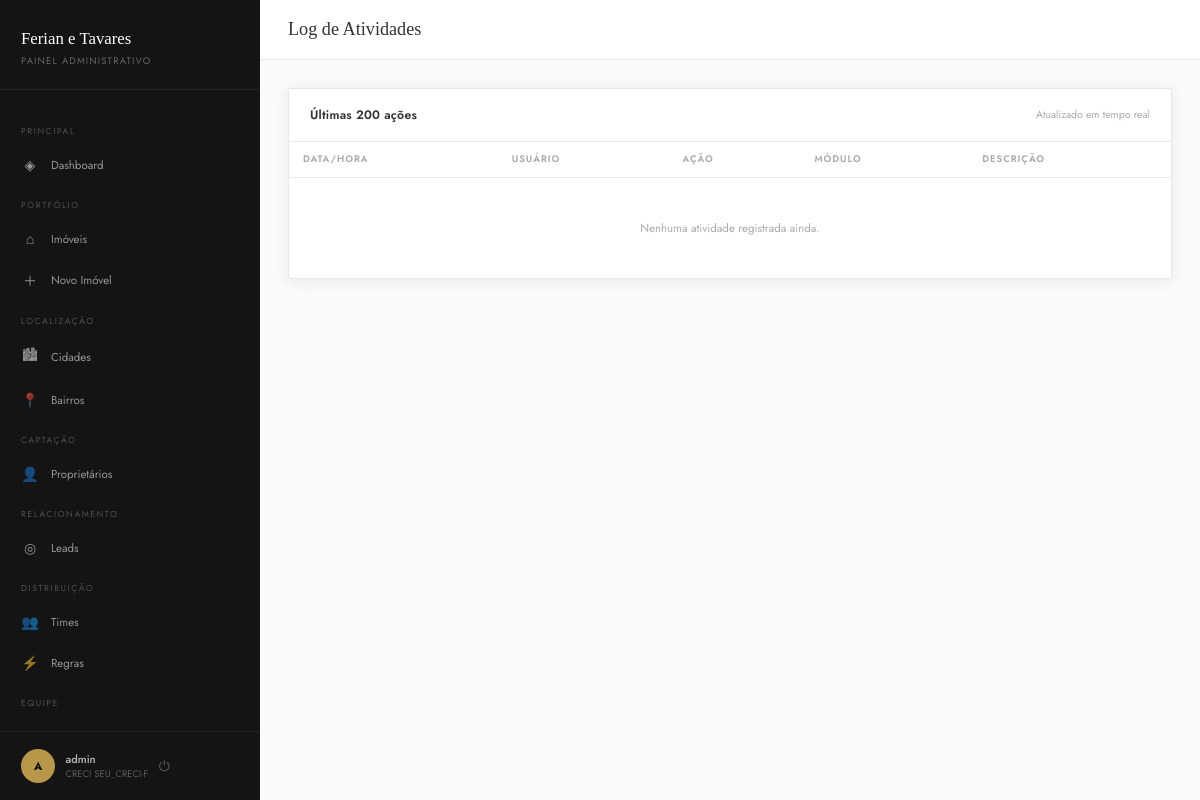
/painel/atividades/ (signed in), run on an earlier commit of the app's database.
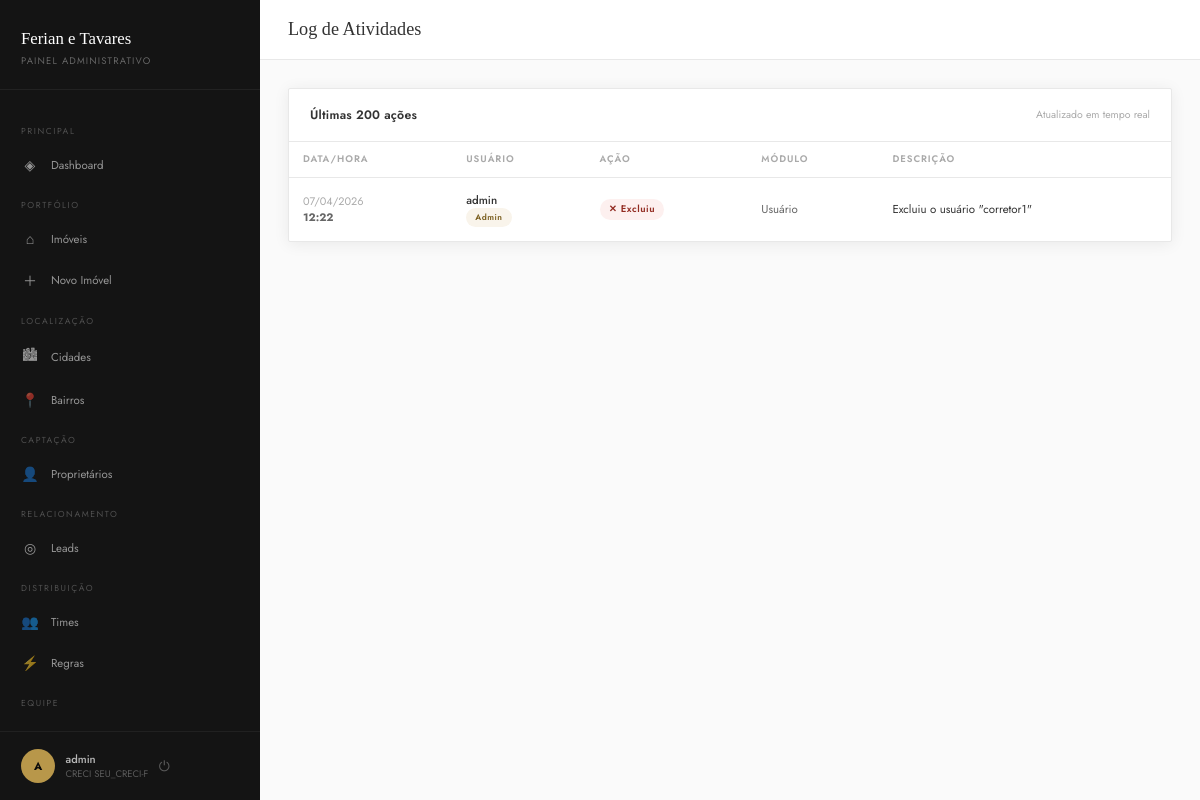
And on a later commit of the database.
### core/models.py (models this page shows, shortened)
class LogAtividade(models.Model):
    ACAO_CHOICES = [
        ('criar', 'Criou'),
        ('editar', 'Editou'),
        ('excluir', 'Excluiu'),
        ('foto', 'Adicionou fotos'),
        ('status', 'Alterou status'),
        ('login', 'Fez login'),
    ]
    usuario = models.ForeignKey(User, on_delete=models.SET_NULL,
                                null=True, related_name='logs')
    acao = models.CharField(max_length=20, choices=ACAO_CHOICES)
    modelo = models.CharField(max_length=50)  # ex: 'Imóvel', 'Lead', 'Proprietário'
    objeto_id = models.PositiveIntegerField(null=True, blank=True)
    descricao = models.CharField(max_length=255)
    criado_em = models.DateTimeField(auto_now_add=True)
    class Meta:
        verbose_name = 'Log de Atividade'
        verbose_name_plural = 'Logs de Atividade'
        ordering = ['-criado_em']

### core/admin_views.py (the view)
# urls.py: path('atividades/', admin_views.log_list, name='log_list'),
@admin_required
def log_list(request):
    logs = LogAtividade.objects.select_related('usuario').order_by('-criado_em')[:200]
    return render(request, 'painel/log_list.html', {'logs': logs})

### core/context_processors.py (called while the page is built)
def site_settings(request):
    return {
        'WHATSAPP_NUMBER': getattr(settings, 'WHATSAPP_NUMBER', '5511947532081'),
        'BROKER_NAME': getattr(settings, 'BROKER_NAME', 'Luiz Tavares'),
        'BROKER_CRECI': getattr(settings, 'BROKER_CRECI', '226905-F'),
        'DISTRIBUICAO_ATIVA': getattr(settings, 'DISTRIBUICAO_LEADS_ATIVA', False),
    }

### templates/painel/log_list.html (shortened to what this page needs)
{% extends "painel/base.html" %}
{% block page_title %}Log de Atividades{% endblock %}
{% block content %}
<div class="card">
  <div class="card-header">
    <span class="card-header-title">Últimas 200 ações</span>
    <span style="font-size:0.75rem;color:#aaa">Atualizado em tempo real</span>
  </div>
  <div class="table-wrap">
    <table>
      <thead>
        <tr>
          <th>Data/Hora</th>
          <th>Usuário</th>
          <th>Ação</th>
          <th>Módulo</th>
          <th>Descrição</th>
        </tr>
      </thead>
      <tbody>
        {% for log in logs %}
        <tr>
          <td style="white-space:nowrap;font-size:0.78rem;color:#aaa">
            {{ log.criado_em|date:"d/m/Y" }}<br>
            <strong style="color:#666">{{ log.criado_em|date:"H:i" }}</strong>
          </td>
          <td>
            <div style="font-weight:500;font-size:0.82rem">
              {{ log.usuario.get_full_name|default:log.usuario.username }}
            </div>
            {% if log.usuario.is_staff %}
            <span class="badge badge-gold" style="font-size:0.6rem">Admin</span>
            {% else %}
            <span class="badge badge-gray" style="font-size:0.6rem">Corretor</span>
            {% endif %}
          </td>
          <td>
            {% if log.acao == 'criar' %}
              <span class="badge badge-green">＋ Criou</span>
            {% elif log.acao == 'editar' %}
              <span class="badge badge-blue">✎ Editou</span>
            {% elif log.acao == 'excluir' %}
              <span class="badge badge-red">✕ Excluiu</span>
            {% elif log.acao == 'foto' %}
              <span class="badge badge-gray">📷 Fotos</span>
            {% elif log.acao == 'status' %}
              <span class="badge badge-orange">⇄ Status</span>
            {% elif log.acao == 'login' %}
              <span class="badge badge-gray">→ Login</span>
            {% endif %}
          </td>
          <td style="font-size:0.82rem;color:#666">{{ log.modelo }}</td>
          <td style="font-size:0.82rem">{{ log.descricao }}</td>
        </tr>
        {% empty %}
        <tr>
          <td colspan="5" style="text-align:center;padding:3rem;color:#aaa">
            Nenhuma atividade registrada ainda.
          </td>
        </tr>
        {% endfor %}
      </tbody>
    </table>
  </div>
</div>
{% endblock %}

What changed in the data, as far as the page shows it:
added LogAtividade: criado_em "07/04/2026", criado_em "12:22", usuario.get_full_name "admin", shows "Admin", acao "✕ Excluiu", modelo "Usuário", descricao "Excluiu o usuário \"corretor1\""
Also different on the page:
text no longer shown: "Nenhuma atividade registrada ainda."
